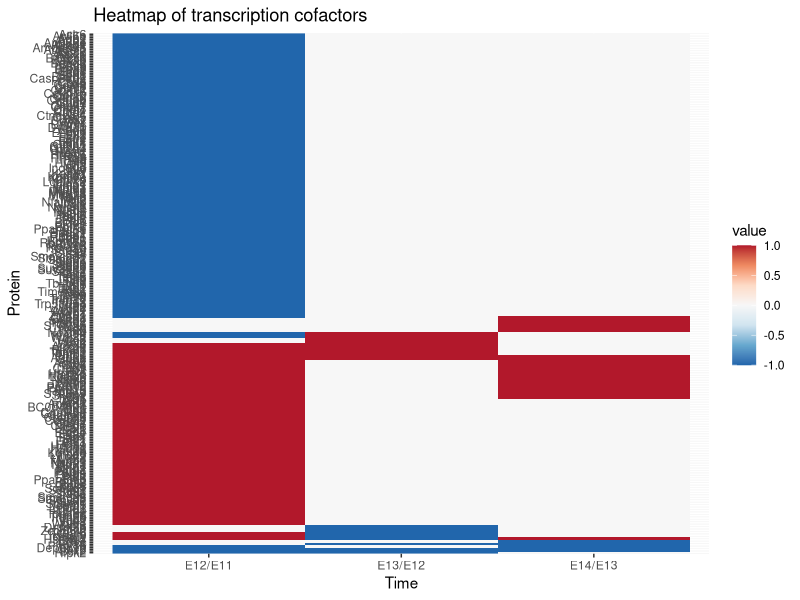
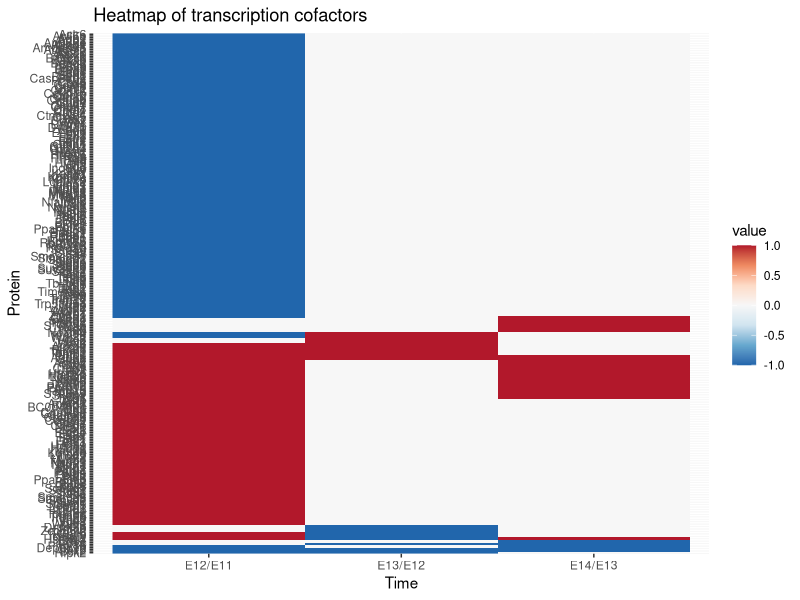

R code for these plots, in order:
## ---- chunk 1
setwd("C:/Users/trant/Desktop/Embryonic RNA seq/My-repo/data")
e12.e11 = read.csv("e12.e11.de.cotf.0.5.csv", stringsAsFactors = FALSE, header = TRUE)
e12.e11 = e12.e11[, c(3,9)]
e13.e12 = read.csv("e13.e12.de.cotf.0.5.csv", stringsAsFactors = FALSE, header = TRUE)
e13.e12 = e13.e12[, c(3,9)]
e14.e13 = read.csv("e14.e13.de.cotf.0.5.csv", stringsAsFactors = FALSE, header = TRUE)
e14.e13 = e14.e13[, c(3,9)]

## ---- chunk 2
e12.e11_e13.e12 = merge(e12.e11, e13.e12, by = "Symbol", all = TRUE)
merged_data = merge(e12.e11_e13.e12, e14.e13, by = "Symbol", all = TRUE)
head(merged_data)
## ---- chunk 3
colnames(merged_data) = c("Symbol", "E12/E11", "E13/E12", "E14/E13")
head(merged_data)
## ---- chunk 4
up.down = function(logfc){
  if(is.na(logfc)){
    return(0)
  }else if(logfc < 0){
    return(-1)
  }else{return(1)}
}
## ---- chunk 5
df.for.heatmap = data.frame(merged_data$Symbol)
df.for.heatmap$'E12/E11' = sapply(merged_data[['E12/E11']], up.down)
df.for.heatmap$'E13/E12' = sapply(merged_data[['E13/E12']], up.down)
df.for.heatmap$'E14/E13' = sapply(merged_data[['E14/E13']], up.down)
head(df.for.heatmap)
## ---- chunk 6
library(ggplot2)
library(reshape2)
## ---- chunk 7
row.names(df.for.heatmap) = df.for.heatmap$merged_data.Symbol
df.for.heatmap = df.for.heatmap[, -1]
head(df.for.heatmap)
## ---- chunk 8
row.order = hclust(dist(df.for.heatmap))$order
df.for.heatmap.new = df.for.heatmap[row.order,]
## ---- chunk 9
df.for.heatmap.molten = melt(as.matrix(df.for.heatmap.new))
names(df.for.heatmap.molten)[c(1,2)] = c("Protein", "Time")
## ---- chunk 10
ggplot(df.for.heatmap.molten, aes(x = Time, y = Protein, fill = value)) +
  geom_raster() +
  scale_fill_distiller(palette = "RdBu") +
  ggtitle("Heatmap of transcription cofactors")

ggsave("TcF.heatmap.not.arranged.pdf", height = 40, width = 10)
